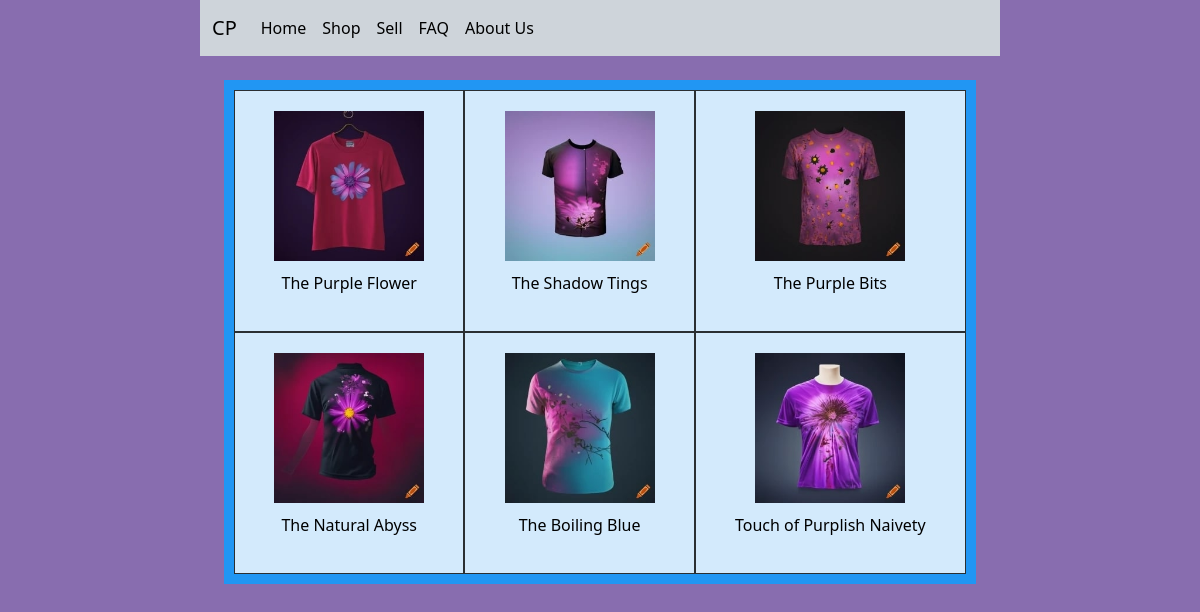
Page /products on the committed database.
### tables this page shows
CREATE TABLE "items" (
	"id"	INTEGER NOT NULL,
	"name"	TEXT NOT NULL,
	"price"	INTEGER,
	"size"	TEXT NOT NULL,
	"image_filename"	TEXT,
	"description"	TEXT,
	"stock"	INTEGER NOT NULL,
	"timestamp"	TIMESTAMP NOT NULL DEFAULT CURRENT_TIMESTAMP,
	PRIMARY KEY("id" AUTOINCREMENT)
);

### myapp/app.py (the view)
@app.route('/products')
def products():
    item_list = get_all_items()
    return render_template("products.html", items=item_list)

### myapp/data.py (called while the page is built)
def connect_to_db(path):
    conn = sqlite3.connect(path)
    conn.row_factory = sqlite3.Row
    return conn, conn.cursor()

def get_all_items():
    conn, cur = connect_to_db(db_path)
    query = 'SELECT *, "/static/img/" || image_filename AS image_url FROM items'
    results = cur.execute(query).fetchall()
    conn.close()
    return results

### myapp/templates/products.html
{% extends 'base.html' %}
{% block content %}
<div class="grid-container">
  {% set displayed_images = [] %}
  {% for item in items %}
    {% if item['image_url'] not in displayed_images %}
      {% set _ = displayed_images.append(item['image_url']) %}
      <div class="grid-item">
          <a href="{{ url_for('item', name=item['name']) }}">
              <img src="{{ item['image_url'] }}" alt="Item Image">
              <p>{{ item['name'] }}</p>
          </a>
      </div>
    {% endif %}
  {% endfor %}
</div>
{% endblock %}

### myapp/templates/base.html (shortened to what this page needs)
<!DOCTYPE html>
<html lang="en">
<head>
    <link href="https://cdn.jsdelivr.net/npm/bootstrap@5.3.0-alpha3/dist/css/bootstrap.min.css" rel="stylesheet">
    <link href="../static/css/style.css" rel="stylesheet">
</head>
<body>
    <nav class="navbar navbar-expand-sm bg-dark-subtle bg-body-tertiary">
        <div class="container-fluid">
          <a class="navbar-brand" href="{{url_for('index')}}">CP</a>
          <div class="collapse navbar-collapse" id="navbarSupportedContent">
            <ul class="navbar-nav me-auto mb-2 mb-lg-0">
              <li class="nav-item">
                <a class="nav-link active" aria-current="page" href="{{url_for('index')}}">Home</a>
              </li>
              <li class="nav-item">
                <a class="nav-link" href="{{url_for('products')}}">Shop</a>
              </li>
              <li class="nav-item">
                <a class="nav-link" href="{{url_for('register')}}">Sell</a>
              </li>
              <li class="nav-item">
                <a class="nav-link" href="{{url_for('about')}}">FAQ</a>
              </li>
              <li class="nav-item">
                <a class="nav-link" href="{{url_for('about')}}">About Us</a>
              </li>
            </ul>
          </div>
        </div>
      </nav>
    <div class="m-4">
        {% block content %}
        {% endblock %}
    </div>
</body>
</html>

### myapp/static/css/style.css (style rules this page uses)
img { height: 100%; width: 100%; }
body { padding: 0px 200px 0px 200px; background-color: #886DAF; }
a:link { color: black }
* { box-sizing: content-box; }
.grid-container { display: grid; grid-template-columns: auto auto auto; background-color: #2196F3; padding: 10px; }
.grid-item { background-color: rgba(255, 255, 255, 0.8); border: 1px solid rgba(0, 0, 0, 0.8); padding: 20px; text-align: center; }
.grid-item a { display: flex; flex-direction: column; align-items: center; text-decoration: none; }
.grid-item img { height: 150px; width: auto; object-fit: contain; }
.grid-item p { font-size: 16px; margin-top: 10px; }

### rows in the picture
items: shows a picture, name "The Purple Flower"
items: shows a picture, name "The Shadow Tings"
items: shows a picture, name "The Purple Bits"
items: shows a picture, name "The Natural Abyss"
items: shows a picture, name "The Boiling Blue"
items: shows a picture, name "Touch of Purplish Naivety"
